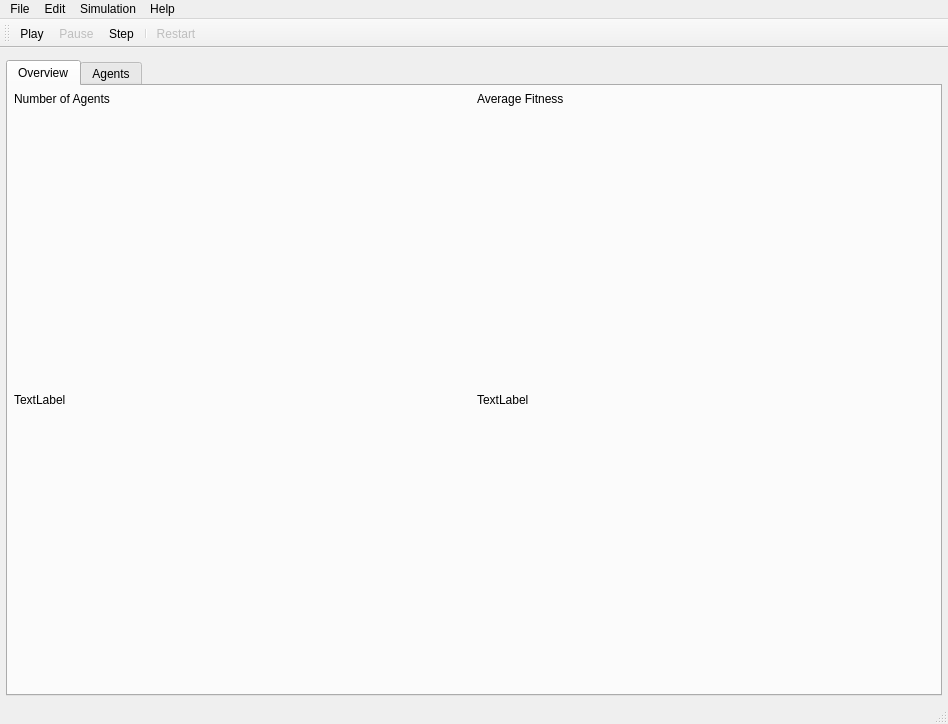
<?xml version="1.0" encoding="UTF-8"?>
<ui version="4.0">
 <class>simulation</class>
 <widget class="QMainWindow" name="simulation">
  <property name="geometry">
   <rect>
    <x>0</x>
    <y>0</y>
    <width>948</width>
    <height>724</height>
   </rect>
  </property>
  <property name="windowTitle">
   <string>Simulation</string>
  </property>
  <widget class="QWidget" name="centralwidget">
   <layout class="QVBoxLayout" name="verticalLayout">
    <property name="leftMargin">
     <number>6</number>
    </property>
    <property name="topMargin">
     <number>12</number>
    </property>
    <property name="rightMargin">
     <number>6</number>
    </property>
    <property name="bottomMargin">
     <number>6</number>
    </property>
    <item>
     <widget class="QTabWidget" name="tabWidget">
      <property name="currentIndex">
       <number>0</number>
      </property>
      <widget class="QWidget" name="tab_2">
       <attribute name="title">
        <string>Overview</string>
       </attribute>
       <layout class="QVBoxLayout" name="verticalLayout_9">
        <property name="leftMargin">
         <number>6</number>
        </property>
        <property name="topMargin">
         <number>6</number>
        </property>
        <property name="rightMargin">
         <number>6</number>
        </property>
        <property name="bottomMargin">
         <number>6</number>
        </property>
        <item>
         <layout class="QGridLayout" name="gridLayout">
          <item row="0" column="0">
           <layout class="QVBoxLayout" name="verticalLayout_3" stretch="0,1">
            <item>
             <widget class="QLabel" name="label">
              <property name="text">
               <string>Number of Agents</string>
              </property>
             </widget>
            </item>
            <item>
             <widget class="gab::gui::plot_widget" name="widget" native="true"/>
            </item>
           </layout>
          </item>
          <item row="0" column="1">
           <layout class="QVBoxLayout" name="verticalLayout_6" stretch="0,1">
            <item>
             <widget class="QLabel" name="label_4">
              <property name="text">
               <string>Average Fitness</string>
              </property>
             </widget>
            </item>
            <item>
             <widget class="gab::gui::plot_widget" name="widget_4" native="true"/>
            </item>
           </layout>
          </item>
          <item row="1" column="0">
           <layout class="QVBoxLayout" name="verticalLayout_7" stretch="0,1">
            <item>
             <widget class="QLabel" name="label_5">
              <property name="text">
               <string>TextLabel</string>
              </property>
             </widget>
            </item>
            <item>
             <widget class="gab::gui::plot_widget" name="widget_5" native="true"/>
            </item>
           </layout>
          </item>
          <item row="1" column="1">
           <layout class="QVBoxLayout" name="verticalLayout_8" stretch="0,1">
            <item>
             <widget class="QLabel" name="label_6">
              <property name="text">
               <string>TextLabel</string>
              </property>
             </widget>
            </item>
            <item>
             <widget class="gab::gui::plot_widget" name="widget_6" native="true"/>
            </item>
           </layout>
          </item>
         </layout>
        </item>
       </layout>
      </widget>
      <widget class="QWidget" name="tab">
       <attribute name="title">
        <string>Agents</string>
       </attribute>
       <layout class="QVBoxLayout" name="verticalLayout_2">
        <property name="leftMargin">
         <number>6</number>
        </property>
        <property name="topMargin">
         <number>6</number>
        </property>
        <property name="rightMargin">
         <number>6</number>
        </property>
        <property name="bottomMargin">
         <number>6</number>
        </property>
        <item>
         <widget class="QSplitter" name="splitter">
          <property name="orientation">
           <enum>Qt::Horizontal</enum>
          </property>
          <widget class="QTreeView" name="treeView"/>
          <widget class="QTableView" name="tableView"/>
         </widget>
        </item>
       </layout>
      </widget>
     </widget>
    </item>
   </layout>
  </widget>
  <widget class="QMenuBar" name="menubar">
   <property name="geometry">
    <rect>
     <x>0</x>
     <y>0</y>
     <width>948</width>
     <height>22</height>
    </rect>
   </property>
   <widget class="QMenu" name="menuFile">
    <property name="title">
     <string>File</string>
    </property>
   </widget>
   <widget class="QMenu" name="menuEdit">
    <property name="title">
     <string>Edit</string>
    </property>
   </widget>
   <widget class="QMenu" name="menuHelp">
    <property name="title">
     <string>Help</string>
    </property>
   </widget>
   <widget class="QMenu" name="menuSimulation">
    <property name="title">
     <string>Simulation</string>
    </property>
    <addaction name="actionPlay_2"/>
    <addaction name="actionPause_2"/>
    <addaction name="actionStep_2"/>
    <addaction name="separator"/>
   </widget>
   <addaction name="menuFile"/>
   <addaction name="menuEdit"/>
   <addaction name="menuSimulation"/>
   <addaction name="menuHelp"/>
  </widget>
  <widget class="QStatusBar" name="statusbar"/>
  <widget class="QToolBar" name="toolBar">
   <property name="windowTitle">
    <string>toolBar</string>
   </property>
   <attribute name="toolBarArea">
    <enum>TopToolBarArea</enum>
   </attribute>
   <attribute name="toolBarBreak">
    <bool>false</bool>
   </attribute>
   <addaction name="actionPlay"/>
   <addaction name="actionPause"/>
   <addaction name="actionStep"/>
   <addaction name="separator"/>
   <addaction name="actionRestart"/>
  </widget>
  <action name="actionPlay">
   <property name="text">
    <string>Play</string>
   </property>
  </action>
  <action name="actionPause">
   <property name="enabled">
    <bool>false</bool>
   </property>
   <property name="text">
    <string>Pause</string>
   </property>
  </action>
  <action name="actionStep">
   <property name="text">
    <string>Step</string>
   </property>
  </action>
  <action name="actionRestart">
   <property name="enabled">
    <bool>false</bool>
   </property>
   <property name="text">
    <string>Restart</string>
   </property>
  </action>
  <action name="actionPlay_2">
   <property name="text">
    <string>Play</string>
   </property>
  </action>
  <action name="actionPause_2">
   <property name="text">
    <string>Pause</string>
   </property>
  </action>
  <action name="actionStep_2">
   <property name="text">
    <string>Step</string>
   </property>
  </action>
 </widget>
 <customwidgets>
  <customwidget>
   <class>gab::gui::plot_widget</class>
   <extends>QWidget</extends>
   <header location="global">gabgui/plot_widget.hpp</header>
   <container>1</container>
  </customwidget>
 </customwidgets>
 <resources/>
 <connections/>
</ui>
